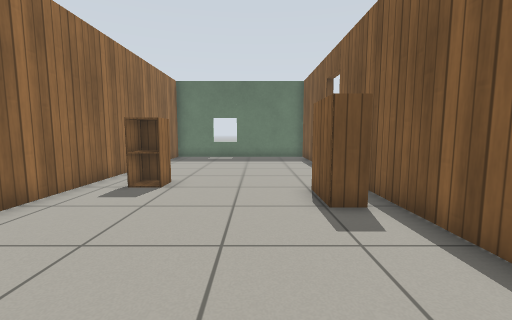
[1] (above)

12 first-person views from a walk through a Gazebo world. The camera is 0.8 m above the floor, tilts 6° down and sees 90° across. The floor is counted in squares, 0.5 m on a side. Each view is taken from the middle of a square. On the plan, view 1 faces up. The plan holds only what a view shows up to about 14 squares ahead; the rest is blank. Gazebo's built-in surfaces are drawn with simple patterns.

[2]
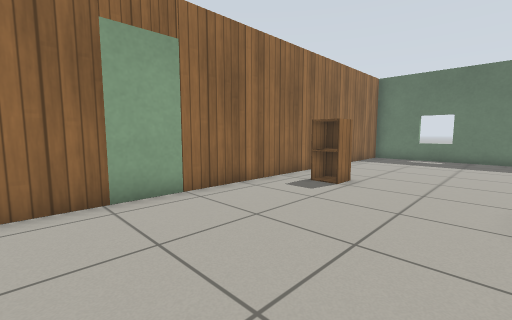

[3]
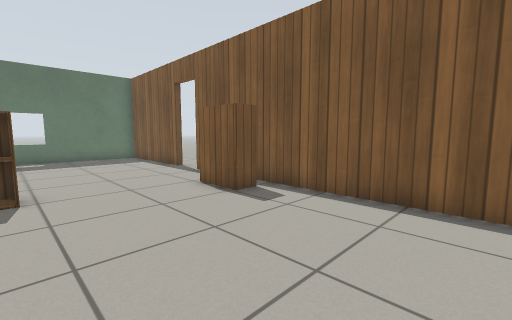

[4]
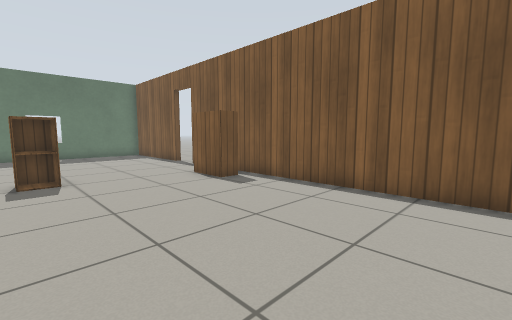

[5]
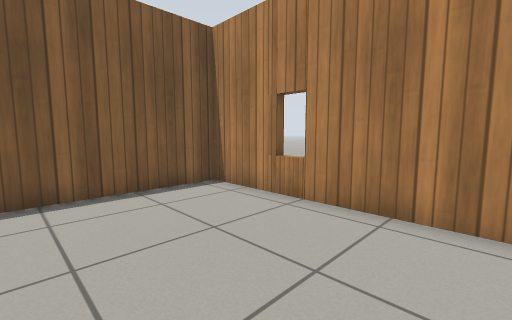

[6]
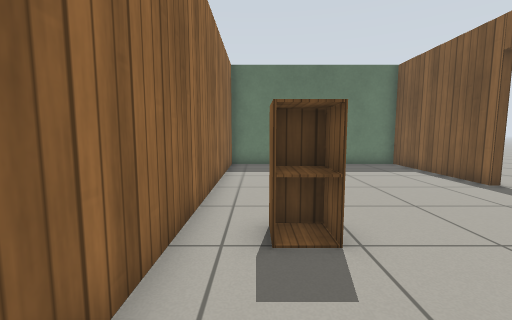

[7]
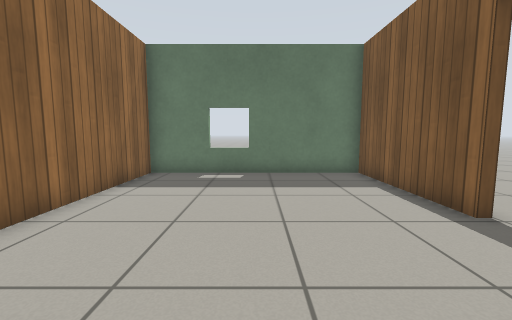

[8]
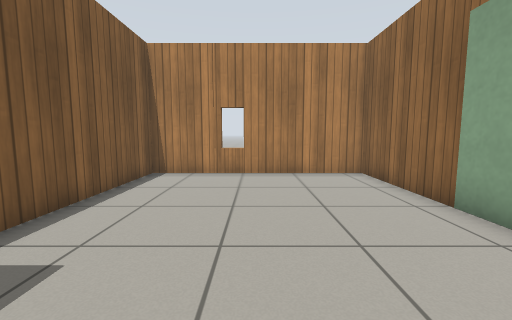

[9]
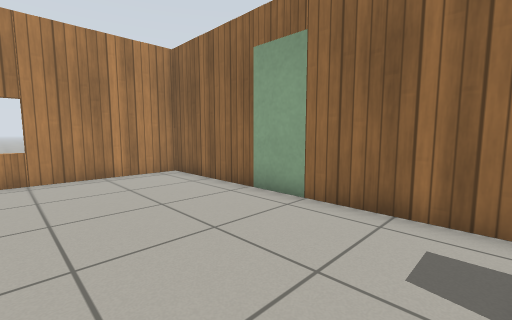

[10]
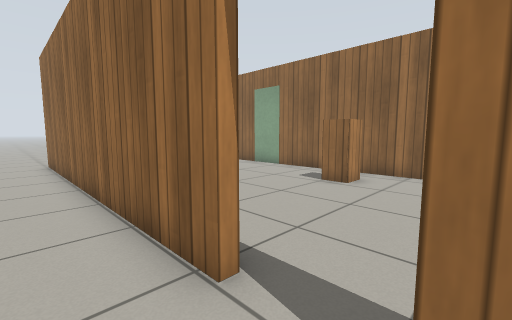

[11]
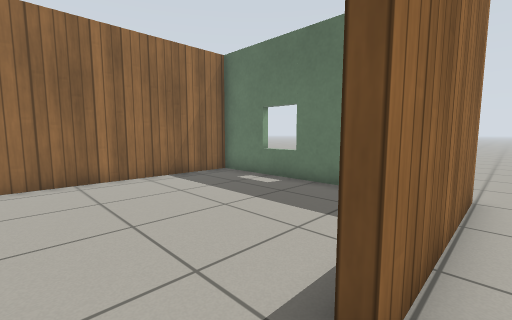

[12]
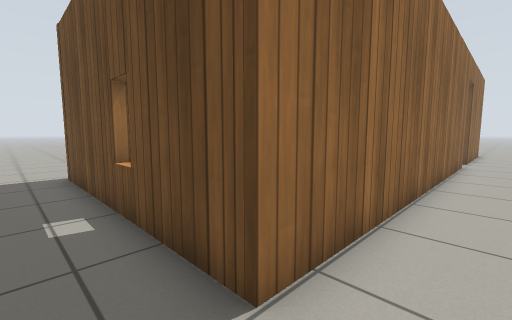

### Floor plan
Points are (right, up) in squares from view 1. A wall is a line through its corners. A room is listed if a view was taken in it or the views show most of it. See-through windows are left out.
Room 1 (views 1, 2, 3, 4, 5, 6, 7, 8, 9)
walls: (3.2, 11.6) (3.2, 17.3) (-5.2, 17.3) (-5.2, -3.1) (3.2, -3.1) (3.2, 9.9)
ways out: open door at (-5.5, 2.5) to room 2; open door at (3, 10.5) to room 2
objects: cabinet (-4, 8) to (-3, 8); bookshelf (2, 6) to (2, 7)
Room 2 (views 10, 11, 12)
walls: (3.5, 10) (3.4, -3.4) (-5.6, -3.4); (3.5, 17.6) (3.5, 11.6)
ways out: open door at (-5.5, 2.5) to room 1; open door at (3, 10.5) to room 1

Where each view was taken, in squares from view 1:
view 1: 0 up, 0 right, facing up
view 2: 0 up, 1 right, facing up-left
view 3: 0 up, 3 left, facing up-right
view 4: 2 down, 4 left, facing up-right
view 5: 2 up, 4 left, facing down-right
view 6: 4 up, 4 left, facing up
view 7: 7 up, 1 left, facing up
view 8: 7 up, 1 left, facing down
view 9: 7 up, 0 right, facing down-left
view 10: 12 up, 5 right, facing down-left
view 11: 10 up, 4 right, facing up-left
view 12: 5 down, 5 right, facing up-left
